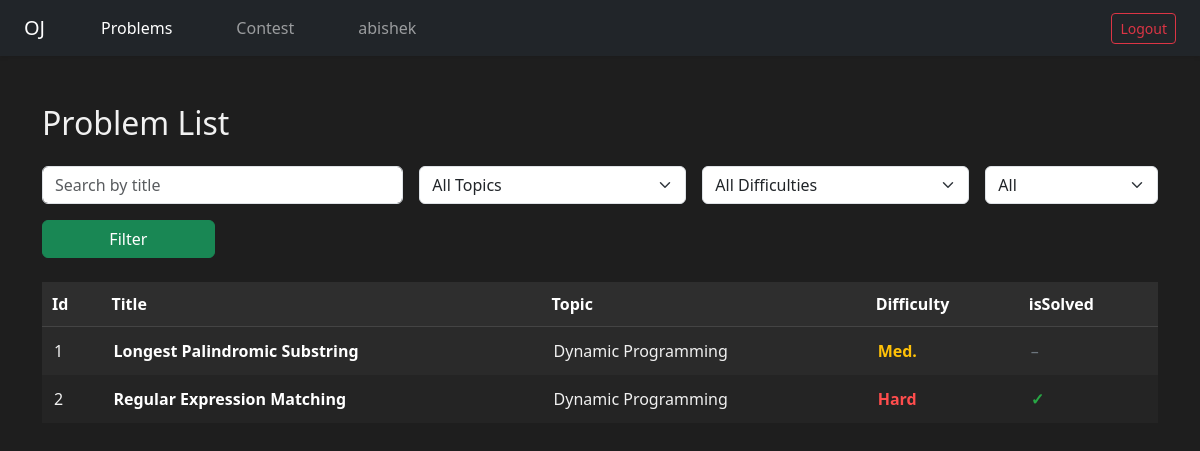
The page /problems/ (signed in) on the database as committed earlier.
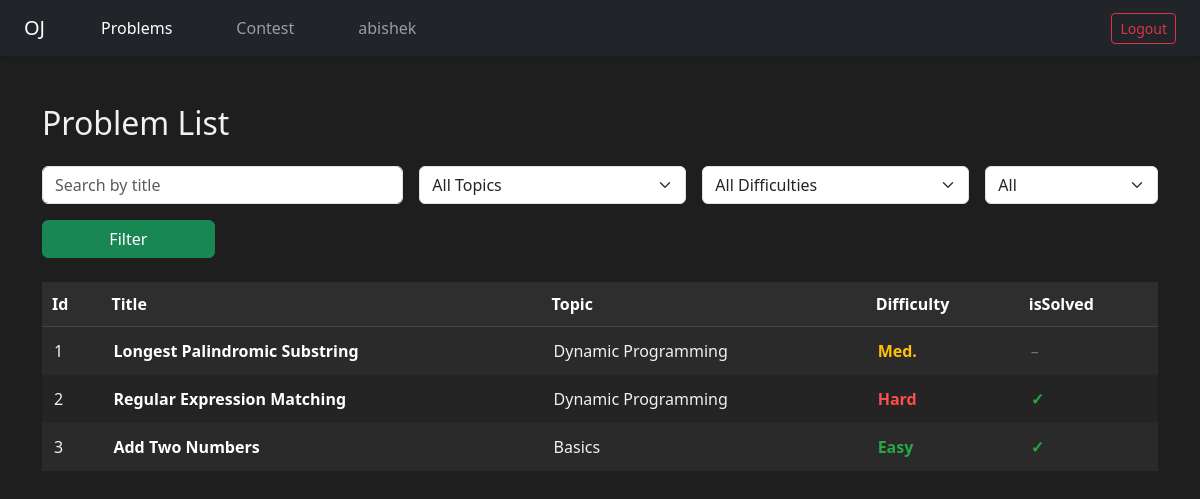
The same page on the database as committed later.
### problems/models.py (models this page shows, shortened)
class Problem(models.Model):
    DIFFICULTY = [
        ('Easy', 'Easy'),
        ('Medium', 'Medium'),
        ('Hard', 'Hard'),
    ]
    title = models.CharField(max_length=50)
    description = models.TextField()
    difficulty = models.CharField(max_length=10, choices=DIFFICULTY)
    input_testcase = models.TextField()
    output_testcase = models.TextField()
    testcase_explanation = models.TextField()
    isSolved = models.BooleanField(default=False)
    topic = models.CharField(max_length=50)
    constraints = models.TextField()

### problems/views.py (the view)
# urls.py: path('', problem_list, name='problem_list'),
@login_required(login_url='/login/')
def problem_list(request):
    search_query = request.GET.get("search", "")
    selected_topic = request.GET.get("topic", "")
    selected_difficulty = request.GET.get("difficulty", "")
    solved_filter = request.GET.get("solved", "")
    problems = Problem.objects.all()
    if search_query:
        problems = problems.filter(title__icontains=search_query)
    if selected_topic:
        problems = problems.filter(topic=selected_topic)
    if selected_difficulty:
        problems = problems.filter(difficulty=selected_difficulty)
    if solved_filter == "solved":
        problems = problems.filter(isSolved=True)
    elif solved_filter == "unsolved":
        problems = problems.filter(isSolved=False)
    all_topics = Problem.objects.values_list("topic", flat=True).distinct()
    all_difficulties = Problem.objects.values_list("difficulty", flat=True).distinct()
    context = {
        "problemlist": problems,
        "search_query": search_query,
        "selected_topic": selected_topic,
        "selected_difficulty": selected_difficulty,
        "solved_filter": solved_filter,
        "all_topics": all_topics,
        "all_difficulties": all_difficulties,
    }
    return render(request, "problem_list.html", context)

### problems/templates/problem_list.html (shortened to what this page needs)
<!DOCTYPE html>
<html lang="en">
<head>
    <link href="https://cdn.jsdelivr.net/npm/bootstrap@5.3.0/dist/css/bootstrap.min.css" rel="stylesheet">
</head>
<body>
    <nav class="navbar navbar-expand-lg navbar-dark bg-dark shadow-sm px-4">
    <a class="navbar-brand me-5" href="{% url 'problem_list' %}">OJ</a>
    <div class="collapse navbar-collapse">
        <ul class="navbar-nav me-auto">
        <li class="nav-item me-5">
            <a class="nav-link {% if request.path == '/problems/' %}active{% endif %}" href="{% url 'problem_list' %}">Problems</a>
        </li>
        <li class="nav-item me-5">
            <a class="nav-link {% if request.path == '/contest/' %}active{% endif %}" href="{% url 'contest_list' %}">Contest</a>
        </li>
        <li class="nav-item me-5">
            <a class="nav-link {% if request.path == '/userprofile/' %}active{% endif %}" href="{% url 'user_profile' %}">{{ request.user.username }}</a>
        </li>
        </ul>
        <form method="post" action="{% url 'logout-user' %}" class="d-flex">
        <button class="btn btn-outline-danger btn-sm" type="submit">Logout</button>
        </form>
    </div>
    </nav>
    <div class="container mt-5">
        <h2 class="mb-4">Problem List</h2>
        <form method="get" class="row g-3 mb-4">
            <div class="col-md-4">
                <input type="text" name="search" class="form-control" placeholder="Search by title"
                    value="{{ search_query }}">
            </div>
            <div class="col-md-3">
                <select name="topic" class="form-select">
                    <option value="">All Topics</option>
                </select>
            </div>
            <div class="col-md-3">
                <select name="difficulty" class="form-select">
                    <option value="">All Difficulties</option>
                </select>
            </div>
            <div class="col-md-2">
                <select name="solved" class="form-select">
                    <option value="">All</option>
                </select>
            </div>
            <div class="col-md-2">
                <button type="submit" class="btn btn-success w-100">Filter</button>
            </div>
        </form>
        <table class="custom-table">
            <thead>
                <tr>
                    <th>Id</th>
                    <th>Title</th>
                    <th>Topic</th>
                    <th>Difficulty</th>
                    <th>isSolved</th>
                </tr>
            </thead>
            <tbody>
                {% for problem in problemlist %}
                <tr class="{% cycle 'row-dark' 'row-darker' %}">
                    <td>{{ forloop.counter }}</td>
                    <td>
                        <a href="{% url 'problem_detail' problem.id %}" class="problem-link">
                            {{ problem.title }}
                        </a>
                    </td>
                    <td>{{ problem.topic }}</td>
                    <td>
                        {% if problem.difficulty|lower == 'easy' %}
                        <span class="text-green">Easy</span>
                        {% elif problem.difficulty|lower == 'medium' %}
                        <span class="text-yellow">Med.</span>
                        {% elif problem.difficulty|lower == 'hard' %}
                        <span class="text-red">Hard</span>
                        {% else %}
                        {{ problem.difficulty }}
                        {% endif %}
                    </td>
                    <td>
                        {% if problem.isSolved %}
                        <span class="checkmark">&#10003;</span>
                        {% else %}
                        <span class="muted">–</span>
                        {% endif %}
                    </td>
                </tr>
                {% empty %}
                <tr>
                    <td colspan="5" class="text-center muted">No problems available</td>
                </tr>
                {% endfor %}
            </tbody>
        </table>
    </div>
</body>
</html>

### problems/templates/problem_list.html (style rules this page uses)
body { background-color: #1e1e1e; color: #f1f1f1; font-family: 'Segoe UI', sans-serif; }
.custom-table { width: 100%; border-collapse: collapse; }
.custom-table th { background-color: #2e2e2e; color: #fff; padding: 10px; text-align: left; font-weight: bold; border-bottom: 1px solid #444; }
.custom-table td { padding: 12px; border: none; }
.row-dark { background-color: #2a2a2a; }
.row-darker { background-color: #242424; }
.text-green { color: #28a745; font-weight: bold; }
.text-yellow { color: #ffc107; font-weight: bold; }
.text-red { color: #ff4d4d; font-weight: bold; }
.problem-link { color: #ffffff; font-weight: 600; text-decoration: none; }
.checkmark { color: #28a745; font-weight: bold; }
.muted { color: #6c757d; }

Rows that differ between the two databases and show on the page:
added Problem: title "Add Two Numbers", topic "Basics", difficulty "Easy"
